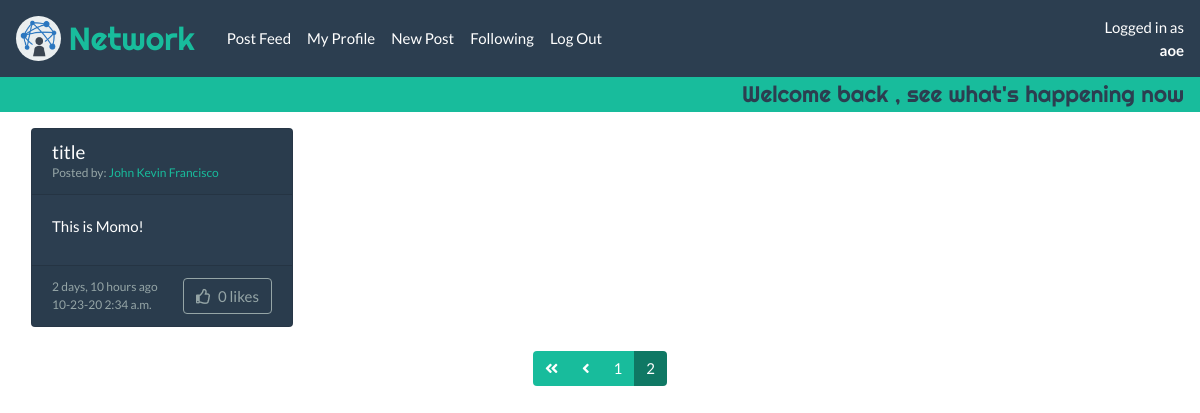
Page /?page=2 (signed in) on the committed database.
### network/models.py (models this page shows, shortened)
class User(AbstractUser):
    pass

class Post(models.Model):
    owner = models.ForeignKey(
                        User,
                        related_name='posts_posted',
                        on_delete=models.CASCADE,
                    )
    title = models.CharField(
                        max_length=111,
                    )
    text = models.CharField(
                        max_length=555,
                    )
    image = models.ImageField(
                        upload_to='network/',
                        blank=True
                    )
    timestamp = models.DateTimeField(
                        auto_now=True
                    )

### network/views.py (the view)
# urls.py: path("", views.index, name="index"),
def index(request):
    all_posts = (Post.objects.all()
                    .annotate(like_count=Count('likes'))
                    .order_by('-timestamp'))
    liked_posts = None
    owned_posts = None
    if request.user.is_authenticated:
        likes_by_user = (Like.objects.filter(liker=request.user))
        liked_posts = Post.objects.filter(likes__in=likes_by_user)
        owned_posts = Post.objects.filter(owner=request.user)
    paginator = Paginator(all_posts, 10)
    page_number = request.GET.get('page')
    page_obj = paginator.get_page(page_number)
    context = {
        'all_posts': all_posts,
        'liked_posts': liked_posts,
        'owned_posts': owned_posts,
        'page_obj': page_obj,
        'page_number': page_number,
        'page_range': paginator.page_range
    }
    return render(request, "network/index.html", context)

### network/templates/network/index.html
{% extends "network/layout.html" %}
{% load static %}
{% block body %}
<div class="bg-success px-3 py-1 text-right">
    <h4 class="m-0 text-primary">
        {% if user.is_authenticated %}
            Welcome back {{ request.user.first_name }},
        {% else %}
            Hey there,
        {% endif %}
        see what's happening now
    </h4>
</div>
{% include "network/posts-masonry.html" %}
{% endblock %}

### network/templates/network/layout.html (shortened to what this page needs)
{% load static %}
<!DOCTYPE html>
<html lang="en">
    <head>
        <link href="{% static 'network/css/bootstrap.min.css' %}" rel="stylesheet">
        <link href="{% static 'network/css/OverlayScrollbars.min.css' %}" rel="stylesheet">
        <link href="{% static 'network/css/fontawesome-all.min.css' %}" rel="stylesheet">
        <link href="{% static 'network/css/styles.css' %}" rel="stylesheet">
    </head>
    <body>
        <nav class="navbar navbar-expand-sm navbar-dark bg-primary">
            <div class="h-100 d-flex">
                <div class="rounded-circle p-1 bg-light mr-2">
                    <img src="{% static 'network/logo.png' %}" class="img-fluid navbar-logo" alt="">
                </div>
                <div class="my-auto">
                    <a class="font-brand h3 d-block my-auto text-decoration-none mr-4" href="#">Network</a>
                </div>
            </div>
            <div class="collapse navbar-collapse" id="navbar-collapse-content">
              <ul class="navbar-nav mr-auto">
                <div class="navbar-collapse">
                    <li class="nav-item">
                    <a class="nav-link" href="{% url 'index' %}">Post Feed</a>
                    </li>
                    {% if user.is_authenticated %}
                        <li class="nav-item">
                            <a class="nav-link" href="{% url 'user_profile' user.id %}">My Profile</a>
                        </li>
                        <li class="nav-item">
                            <a class="nav-link" href="{% url 'index' %}">New Post</a>
                        </li>
                        <li class="nav-item">
                            <a class="nav-link" href="{% url 'following' %}">Following</a>
                        </li>
                        <li class="nav-item">
                            <a class="nav-link" href="{% url 'logout' %}">Log Out</a>
                        </li>
                    {% endif %}
                </div>
              </ul>
              <ul class="navbar-nav">
                    {% if user.is_authenticated %}
                    <li class="nav-item text-right">
                        <span class="text-white">Logged in as</span>
                        <a class="nav-link p-0" href="{% url 'user_profile' user.id %}"><strong>{{ request.user.username }}</strong></a>
                    </li>
                    {% endif %}
              </ul>
            </div>
          </nav>
        <div class="body">
            {% block body %}
            {% endblock %}
        </div>
    </body>
</html>

### network/templates/network/posts-masonry.html (shortened to what this page needs)
{% load static %}
<div class="m-3">
    <div class="grid">
        {% for post in page_obj %}
            <div class="grid-item col-md-6 col-lg-4 col-xl-3 mb-4">
                <div class="grid-item-content card text-white w-100 bg-primary">
                    <div class="card-header">
                        <div class="h5 mb-0">
                            {{ post.title }}
                        </div>
                        <div class="small text-muted">
                            Posted by:
                            <a href="{% url 'user_profile' post.owner.id %}">{{ post.owner.get_full_name }}</a>
                            <br>
                        </div>
                    </div>
                    <div class="card-body">
                        <div class="text-left post-text prewrap" id="post-text-{{post.id}}">{{post.text}}</div>
                    </div>
                    <div class="card-footer d-flex justify-content-between">
                        <div class="text-muted small">
                            {{post.timestamp|timesince}} ago
                            <br>
                            {{ post.timestamp|date:"n-d-y g:i a" }}
                        </div>
                        <button {% if user.is_authenticated %}
                                onclick="like_post({{post.id}})"
                                {% endif %}
                                id="like-btn-{{post.id}}"
                                class="h-auto my-auto btn
                                {% if post in liked_posts %}
                                    btn-warning
                                {%else%}
                                    btn-outline-secondary
                                {% endif %}"
                                data-toggle="popover-like"
                                >
                                <span class="mr-1">
                                    <i id="liked-icon-{{post.id}}"
                                       class="{% if post in liked_posts %} fas {%else%} far {%endif%} fa-thumbs-up">
                                    </i>
                                </span>
                                <span id="like-count-{{post.id}}">{{ post.like_count }}</span> likes
                        </button>
                    </div>
                </div>
            </div>
        {% endfor %}
    </div>
</div>
<nav aria-label="Post Page Navigation">
    <div class="pagination">
        <span class="step-links mx-auto">
            <ul class="pagination">
                {% if page_obj.has_previous %}
                    <li class="page-item">
                        <a class="page-link" href="?page=1">
                            <i class="fas fa-angle-double-left"></i>
                        </a>
                    </li>
                    <li class="page-item">
                        <a class="page-link" href="?page={{ page_obj.previous_page_number }}">
                            <i class="fas fa-angle-left"></i>
                        </a>
                    </li>
                {% endif %}
                {% for i in page_range %}
                <li class="page-item {% if i == page_obj.number %} active {% endif %}">
                    <a class="page-link " href="?page={{ i }}">
                        {{ i }}
                    </a>
                </li>
                {% endfor %}
            </ul>
        </span>
    </div>
</nav>

### network/static/network/css/styles.css (style rules this page uses)
.navbar-logo { max-height: 2.3rem; }
.font-brand, h1, h2, h3, h4, h5, h6 { font-family: 'Righteous', cursive; }
.grid-item-content { transition: width 0.3s, height 0.3s; }
.prewrap { white-space: pre-line; }
textarea, .post-text { min-height: 30px; }

### rows in the picture
User: user.username "aoe"
Post: title "title", owner.get_full_name "John Kevin Francisco", text "This is Momo!", timestamp "2 days, 10 hours", timestamp "10-23-20 2:34 a.m.", like_count "0"

### other values in the picture
{{ i }} "1" "2"
